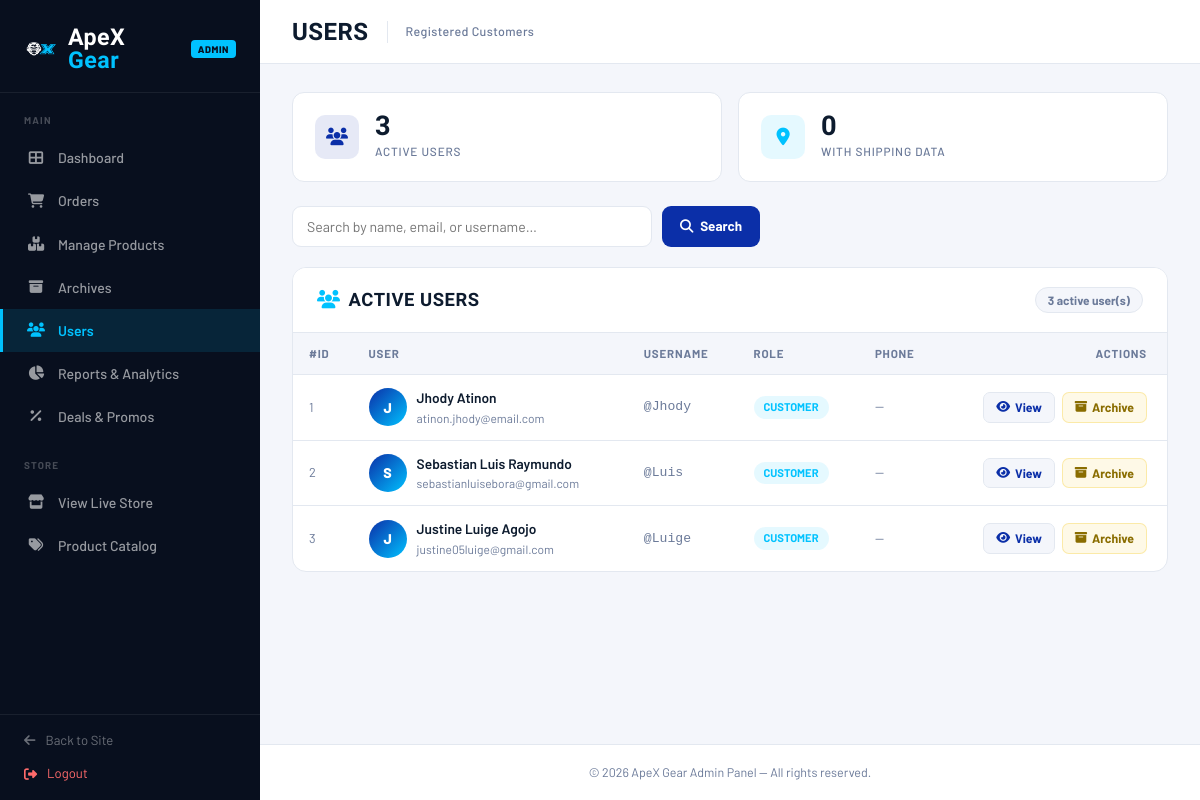
Page /admin/manage_users.php (signed in) on the earlier database version.
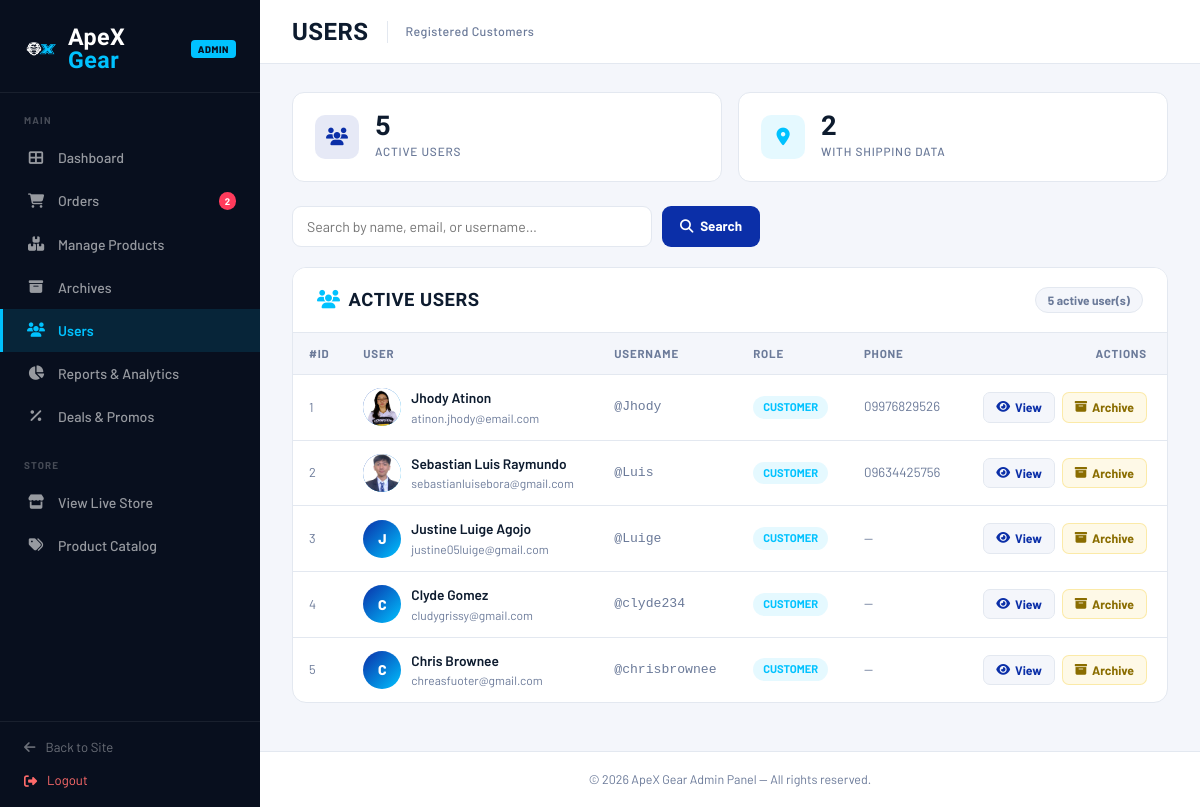
Same page on the later database version.
### tables this page shows
CREATE TABLE `users_tbl` (
  `user_id` int(11) NOT NULL,
  `first_name` varchar(50) NOT NULL,
  `last_name` varchar(50) NOT NULL,
  `m_name` varchar(50) DEFAULT NULL,
  `gender` varchar(20) DEFAULT NULL,
  `username` varchar(50) NOT NULL,
  `email` varchar(100) NOT NULL,
  `password` varchar(255) NOT NULL,
  `otp_code` int(6) DEFAULT NULL
);

CREATE TABLE `users_profiles_tbl` (
  `profile_id` int(11) NOT NULL,
  `user_id` int(11) NOT NULL,
  `bio` text DEFAULT NULL,
  `street_address` varchar(255) DEFAULT NULL,
  `city` varchar(100) DEFAULT NULL,
  `zip_code` varchar(20) DEFAULT NULL,
  `phone_number` varchar(20) DEFAULT NULL,
  `image_path` varchar(255) DEFAULT NULL,
  `birthday` date DEFAULT NULL
);

### admin/manage_users.php (the view, shortened to what the changed rows need)
<?php
$db = new Database();
$conn = $db->getConnection();
$pendingQuery = "SELECT COUNT(*) as pending_count FROM orders_tbl WHERE order_status = 'Pending' OR order_status = 'On Process'";
$pendingResult = $conn->query($pendingQuery);
$pendingRow = $pendingResult->fetch_assoc();
$pendingOrders = $pendingRow['pending_count'] ?? 0;
$search = trim($_GET['q'] ?? '');
$query = "
    SELECT u.user_id, u.first_name, u.last_name, u.m_name, u.gender, u.username, u.email,
           p.bio, p.street_address, p.city, p.zip_code, p.phone_number, p.image_path
    FROM users_tbl u
    LEFT JOIN users_profiles_tbl p ON u.user_id = p.user_id
";
if ($search !== '') {
    $searchTerm = '%' . $search . '%';
    $query .= " WHERE u.first_name LIKE ? OR u.last_name LIKE ? OR u.username LIKE ? OR u.email LIKE ?";
    $stmt = $conn->prepare($query);
    $stmt->bind_param("ssss", $searchTerm, $searchTerm, $searchTerm, $searchTerm);
    $stmt->execute();
    $result = $stmt->get_result();
} else {
    $result = $conn->query($query);
}
$users = [];
while ($row = $result->fetch_assoc()) {
    $shipStmt = $conn->prepare("SELECT street_address, city, zip_code, phone_number FROM shipping_address_tbl WHERE user_id = ? ORDER BY address_id DESC LIMIT 1");
    $shipStmt->bind_param("i", $row['user_id']);
    $shipStmt->execute();
    $shipRes = $shipStmt->get_result();
    $row['shipping'] = $shipRes->fetch_assoc();
    $users[] = $row;
}
$userCount = count($users);
?>
<!DOCTYPE html>
<html lang="en">
<head>
    <link href="https://cdn.jsdelivr.net/npm/bootstrap@5.3.3/dist/css/bootstrap.min.css" rel="stylesheet">
    <link href="https://cdnjs.cloudflare.com/ajax/libs/font-awesome/6.5.0/css/all.min.css" rel="stylesheet">
    <link href="../assets/css/style.css" rel="stylesheet">
    <link href="../assets/css/admin-style.css" rel="stylesheet">
</head>
<body>
    <?php $currentAdminPage = 'manage_users.php'; include __DIR__ . '/includes/admin_sidebar.php'; ?>
    <div class="main-wrap">
        <main class="page-body">
            <div class="stat-row">
                <div class="stat-card">
                    <div>
                        <div class="stat-val"><?php echo $userCount; ?></div>
                        <div class="stat-lbl">Active Users</div>
                    </div>
                </div>
                <div class="stat-card">
                    <div>
                        <div class="stat-val"><?php echo count(array_filter($users, fn($u) => !empty($u['shipping']))); ?></div>
                        <div class="stat-lbl">With Shipping Data</div>
                    </div>
                </div>
            </div>
            <div class="panel">
                <div class="panel-header">
                    <span class="panel-title"><i class="fas fa-users me-2" style="color:var(--accent);"></i>Active Users</span>
                    <span class="panel-count"><?php echo $userCount; ?> active user(s)</span>
                </div>
                <?php if (empty($users)): ?>
                    <div class="empty-state">
                        <i class="fas fa-user-slash"></i>
                        <p><?php echo $search ? 'No users match your search.' : 'No registered users yet.'; ?></p>
                    </div>
                <?php else: ?>
                    <div style="overflow-x:auto;">
                        <table class="tbl">
                            <thead>
                                <tr>
                                    <th>#ID</th>
                                    <th>User</th>
                                    <th>Username</th>
                                    <th>Role</th>
                                    <th>Phone</th>
                                    <th style="text-align:right;padding-right:20px;">Actions</th>
                                </tr>
                            </thead>
                            <tbody>
                                <?php foreach ($users as $u):
                                    $fullName = trim(($u['first_name'] ?? '') . ' ' . ($u['last_name'] ?? ''));
                                    $initial = strtoupper(substr($fullName ?: $u['username'], 0, 1));
                                ?>
                                    <tr onclick='openUserModal(<?php echo json_encode($u, JSON_HEX_APOS | JSON_HEX_QUOT); ?>)' title="Click to view details">
                                        <td style="color:var(--text-muted);font-size:.8rem;"><?php echo $u['user_id']; ?></td>
                                        <td>
                                            <div style="display:flex;align-items:center;gap:10px;">
                                                <div class="avatar">
                                                    <?php if (!empty($u['image_path'])): ?>
                                                        <img src="<?php echo str_starts_with($u['image_path'], 'http') ? htmlspecialchars($u['image_path']) : '../' . htmlspecialchars($u['image_path']); ?>" alt="Profile" style="width:100%;height:100%;object-fit:cover;">
                                                    <?php else: ?>
                                                        <?php echo $initial; ?>
                                                    <?php endif; ?>
                                                </div>
                                                <div>
                                                    <div class="user-name"><?php echo htmlspecialchars($fullName); ?></div>
                                                    <div class="user-meta"><?php echo htmlspecialchars($u['email'] ?? ''); ?></div>
                                                </div>
                                            </div>
                                        </td>
                                        <td style="font-family:monospace;font-size:.82rem;color:var(--text-muted);">@<?php echo htmlspecialchars($u['username'] ?? '—'); ?></td>
                                        <td><span class="role-pill">Customer</span></td>
                                        <td style="color:var(--text-muted);font-size:.83rem;"><?php echo htmlspecialchars($u['phone_number'] ?? '—'); ?></td>
                                        <td style="text-align:right;padding-right:20px;" onclick="event.stopPropagation()">
                                            <button class="act-btn btn-view" onclick='openUserModal(<?php echo json_encode($u, JSON_HEX_APOS | JSON_HEX_QUOT); ?>)'>
                                                <i class="fas fa-eye"></i> View
                                            </button>
                                            <form method="POST" style="display:inline;" onsubmit="return confirm('Archive this user? They will be moved to the archives and can no longer log in.');">
                                                <button type="submit" class="act-btn btn-archive ms-1"><i class="fas fa-archive"></i> Archive</button>
                                            </form>
                                        </td>
                                    </tr>
                                <?php endforeach; ?>
                            </tbody>
                        </table>
                    </div>
                <?php endif; ?>
            </div>
        </main>
    </div>
</body>
</html>

### admin/includes/admin_sidebar.php (shortened to what the changed rows need)
<?php
$currentAdminPage = $currentAdminPage ?? basename($_SERVER['PHP_SELF']);
$pendingOrderBadge = (int)($pendingOrders ?? $pendingCount ?? 0);
function adminNavActive(string $page, string $currentAdminPage): string
{
    return $currentAdminPage === $page ? ' class="active"' : '';
}
?>
<aside class="sidebar" id="sidebar">
    <nav class="sidebar-nav">
        <a href="manage_orders.php"<?php echo adminNavActive('manage_orders.php', $currentAdminPage); ?>>
            <i class="fas fa-shopping-cart"></i> Orders
            <?php if ($pendingOrderBadge > 0): ?><span class="nav-badge"><?php echo $pendingOrderBadge; ?></span><?php endif; ?>
        </a>
    </nav>
</aside>

Differences in the rows shown:
no longer on this page (row unchanged): users_tbl: user_id "1", initial "J", fullName "Jhody Atinon", email "atinon.jhody@email.com", username "Jhody", phone_number "—"
no longer on this page (row unchanged): users_tbl: user_id "2", initial "S", fullName "Sebastian Luis Raymundo", email "sebastianluisebora@gmail.com", username "Luis", phone_number "—"
added users_profiles_tbl: user.user_id "1", image_path (picture), user.last_name "Jhody Atinon", user.email "atinon.jhody@email.com", user.username "Jhody", phone_number "09976829526"
added users_profiles_tbl: user.user_id "2", image_path (picture), user.last_name "Sebastian Luis Raymundo", user.email "sebastianluisebora@gmail.com", user.username "Luis", phone_number "09634425756"
added users_profiles_tbl: user.user_id "4", user.last_name "C", user.last_name "Clyde Gomez", user.email "cludygrissy@gmail.com", user.username "clyde234", phone_number "—"
added users_profiles_tbl: user.user_id "5", user.last_name "C", user.last_name "Chris Brownee", user.email "chreasfuoter@gmail.com", user.username "chrisbrownee", phone_number "—"
Other differences:
$pendingOrderBadge: (not shown) → "2"
$userCount: "3" → "5"
count(array_filter($users, fn($u) => !empty($u['shipping']))): "0" → "2"
